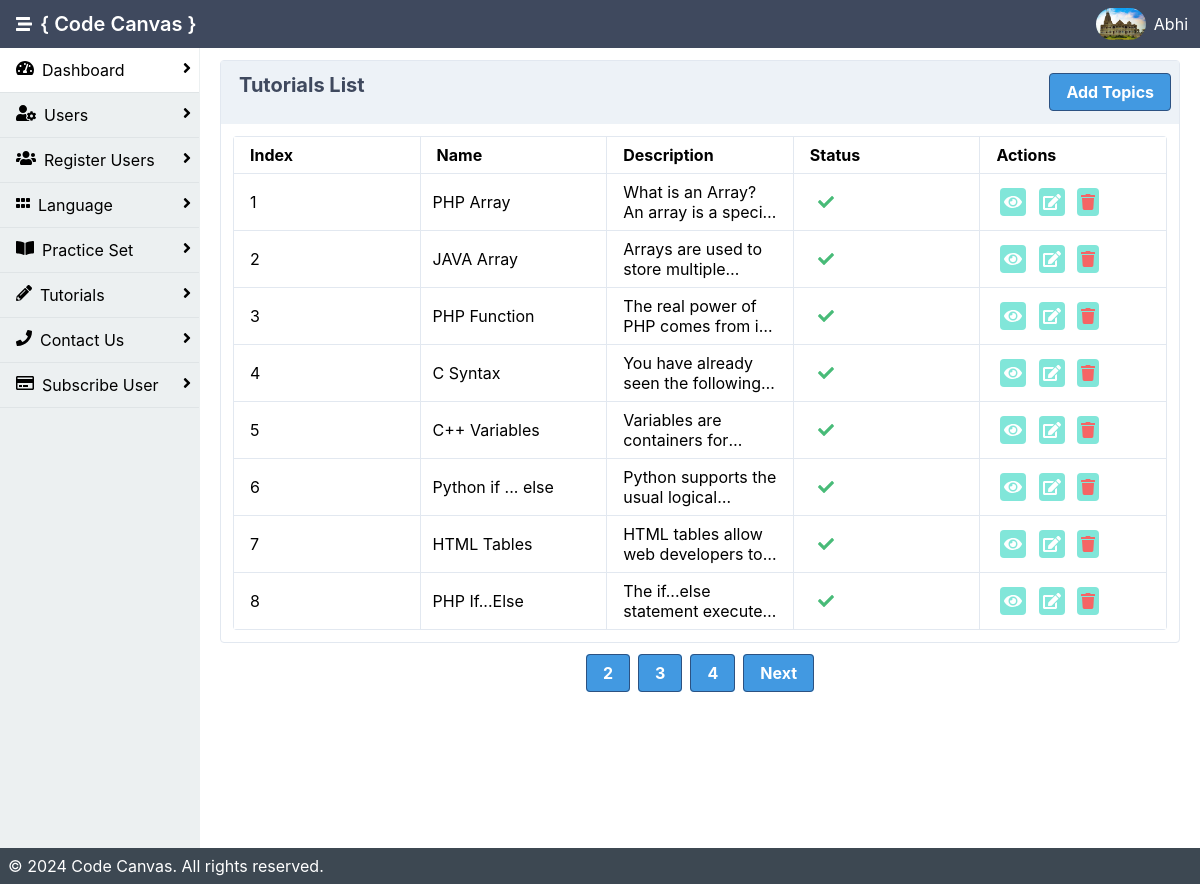
Page /admin/tutorials.php (signed in) on the committed database.
### tables this page shows
CREATE TABLE `user` (
  `user_id` int(11) NOT NULL,
  `u_image` varchar(200) DEFAULT NULL,
  `name` varchar(200) NOT NULL,
  `email` varchar(200) NOT NULL,
  `passwd` varchar(50) NOT NULL,
  `is_active` int(11) NOT NULL DEFAULT 0,
  `created_date` date NOT NULL DEFAULT current_timestamp(),
  `number` varchar(10) NOT NULL,
  `city` varchar(400) NOT NULL
);

CREATE TABLE `tutorial` (
  `t_id` int(11) NOT NULL,
  `language` varchar(200) NOT NULL,
  `topic_name` varchar(200) NOT NULL,
  `description` varchar(1000) DEFAULT NULL,
  `t_code` varchar(3000) NOT NULL,
  `is_active` int(11) NOT NULL DEFAULT 1
);

### admin/tutorials.php (the view, shortened to what this page needs)
<?php
include 'inc/header.php';
$records_per_page = 8;
$current_page = isset($_GET['page']) ? $_GET['page'] : 1;
$start_from = ($current_page - 1) * $records_per_page;
$qry = "SELECT * FROM tutorial LIMIT $start_from, $records_per_page";
$data = mysqli_query($con, $qry);
$total_records_query = "SELECT COUNT(*) AS total FROM tutorial";
$total_records_result = mysqli_query($con, $total_records_query);
$total_records = mysqli_fetch_assoc($total_records_result)['total'];
$total_pages = ceil($total_records / $records_per_page);
$index_start = ($current_page - 1) * $records_per_page + 0;
?>
<!DOCTYPE html>
<html lang="en">
<div class="mx-auto bg-grey-400">
    <div class="min-h-screen flex flex-col">
        <div class="flex flex-1">
            <?php include 'inc/sidebar.php'; ?>
            <main class="bg-white-500 flex-1 p-3 overflow-hidden">
            <div class="flex flex-1  flex-col md:flex-row lg:flex-row mx-2">
                        <div class="mb-2 border-solid border-gray-300 rounded border shadow-sm w-full">
                        <div class="bg-gray-200 px-2 py-3 border-solid border-gray-200 border-b flex justify-between">
                        <span class="heder">Tutorials List</span>
                        <a class="bg-blue-500 hover:bg-blue-800 text-white font-bold py-2 px-4 border border-blue-800 rounded" href="add_tutorial.php">Add Topics</a>
                    </div>
                            <div class="p-3">
                                <table class="table-responsive w-full rounded">
                                    <thead>
                                      <tr>
                                          <th class="border w-1/6 px-4 py-2">Index</th>
                                          <th class="border w-1/6 px-4 py-2">Name</th>
                                          <th class="border w-1/6 px-4 py-2">Description</th>
                                        <th class="border w-1/6 px-4 py-2">Status</th>
                                        <th class="border w-1/6 px-4 py-2">Actions</th>
                                      </tr>
                                    </thead>
                                    <tbody>
                                    <?php
                                    $i = $index_start;
                                    if(mysqli_num_rows($data) > 0 ){
                                    while($result= mysqli_fetch_assoc($data)){
                                        $i++;
                                        $popup_container = "popup-container".$i;
                                    ?>
                                        <tr>
                                            <td class="border px-4 py-2"><?php echo $i;?></td>
                                            <td class="border px-3 py-2"><?php echo $result['topic_name'];?></td>
                                            <td class="border px-4 py-2"><p class="textwrap"><?php echo strip_tags($result['description']);?></p></td>
                                            <td class="border px-4 py-2"><?php if($result['is_active'] == 1){?>
                                                <i class="fa fa-check text-green-500 mx-2"></i>
                                                <?php }else{ ?>
                                                    <i class="fa fa-close text-red-500 mx-2"></i>
                                                <?php }?></td>
                                            <td class="border px-4 py-2">
                                            <a class="bg-teal-300 cursor-pointer rounded p-1 mx-1 text-white">
                                                        <i class="fas fa-eye" onclick="openPopup('<?php echo $popup_container; ?>')"></i></a>
                                                <a class="bg-teal-300 cursor-pointer rounded p-1 mx-1 text-white" href="edit_tutorial.php?tid=<?php echo $result['t_id']; ?>">
                                                        <i class="fas fa-edit"></i></a>
                                                <a class="bg-teal-300 cursor-pointer rounded p-1 mx-1 text-red-500" href="delete.php?tid=<?php echo $result['t_id']; ?>">
                                                        <i class="fas fa-trash"></i>
                                                </a>
                                            </td>
                                        </tr>
                                        <?php } }else{
                                            ?>
                        <tr class="border"><td>No Data Found!!</td></tr>
                                            <?php
                    }?>
                                    </tbody>
                                </table>
                            </div>
                        </div>
                    </div>
                    <div class="p-3">
                            <ul class="flex justify-center">
                                <?php if ($total_pages > 1) { ?>
                                    <?php for ($i = 1; $i <= $total_pages; $i++) { ?>
                                        <li class="<?php echo ($current_page == $i) ? 'hidden' : ''; ?> mr-2">
                                            <a href="?page=<?php echo $i; ?>" class="bg-blue-500 hover:bg-blue-800 text-white font-bold py-2 px-4 border border-blue-800 rounded"><?php echo $i; ?></a>
                                        </li>
                                    <?php } ?>
                                    <li class="<?php echo ($current_page == $total_pages) ? 'hidden' : ''; ?>">
                                        <a href="?page=<?php echo $current_page + 1; ?>" class="bg-blue-500 hover:bg-blue-800 text-white font-bold py-2 px-4 border border-blue-800 rounded">Next</a>
                                    </li>
                                <?php } ?>
                            </ul>
                        </div>
                </div>
        </div>
        <?php include 'inc/footer.php'; ?>
    </div>
</body>
</html>

### admin/inc/header.php (shortened to what this page needs)
<?php
include 'db.php';
$userid = $_SESSION["userid"];
$name = $_SESSION["name"];
$qry = "SELECT * FROM user WHERE user_id= '".$userid."'";
$res = mysqli_query($con , $qry);
$data = mysqli_fetch_assoc($res);
$image = "uploads/".$data['u_image'];
?>
<html lang="en">
<head>
    <link rel="stylesheet" href="./dist/styles.css">
    <link rel="stylesheet" href="https://cdnjs.cloudflare.com/ajax/libs/font-awesome/4.7.0/css/font-awesome.min.css">
</head>
<body>
<header class="bg-nav">
            <div class="flex justify-between">
                <div class="p-1 mx-3 inline-flex items-center">
                    <i class="fas fa-stream text-white" onclick="sidebarToggle()"></i>
                    <h1 class="text-white p-2">{ Code Canvas }</h1>
                </div>
                <div class="p-1 flex flex-row items-center">
                    <?php if(isset($data['u_image']) && file_exists($image)){
                                                    ?>
                    <img onmouseover="profileToggle()" class="inline-block h-8 rounded-full" src="<?php echo 'uploads/'.$data['u_image'];?>" alt="">
                    <?php }else{ ?>
                                                    <img src="uploads/images.png" onmouseover="profileToggle()" class="inline-block h-8 rounded-full"></img>
                                                    <?php } ?>
                    <a href="#" onmouseover="profileToggle()" onmouseout="profileToggle()" class="text-white p-2 no-underline hidden md:block lg:block"><?php echo $name; ?></a>
                </div>
            </div>
        </header>

### admin/tutorials.php (style rules this page uses)
.textwrap { max-height: 4em; overflow: hidden; text-overflow: ellipsis; display: -webkit-box; -webkit-line-clamp: 2; -webkit-box-orient: vertical; }

### rows in the picture
user: u_image (picture)
tutorial: topic_name "PHP Array", description "What is an Array? An array is a…", is_active 1 (drawn)
tutorial: topic_name "JAVA Array", description "Arrays are used to store…", is_active 1 (drawn)
tutorial: topic_name "PHP Function", description "The real power of PHP comes from…", is_active 1 (drawn)
tutorial: topic_name "C Syntax", description "You have already seen the…", is_active 1 (drawn)
tutorial: topic_name "C++ Variables", description "Variables are containers…", is_active 1 (drawn)
tutorial: topic_name "Python if ... else", description "Python supports the usual…", is_active 1 (drawn)
tutorial: topic_name "HTML Tables", description "HTML tables allow web developers…", is_active 1 (drawn)
tutorial: topic_name "PHP If...Else", description "The if...else statement…", is_active 1 (drawn)

### other values in the picture
$name "Abhi"
